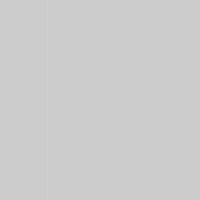
Frame 1 (no input)
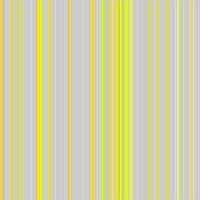
Frame 60 (the mouse pressed at the canvas centre just before this capture)
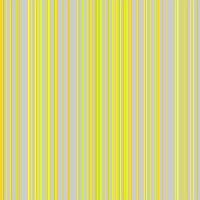
Frame 120 (the mouse held since frame 60 and released just before this capture)

The Processing sketch that drew these frames (run headless with seeded random() and noise(); from frame 60 on, the mouse is pressed at the canvas centre):

// Processing sketch: processing_123897
// ── processing_123897.pde

void setup() {
  size(200,200);
}

void draw() {
  //background(0)
  stroke(random(200,256),random(200,256),random(5,100));
  float distance_left = random(200);
  line(distance_left,0, distance_left,199);
}
